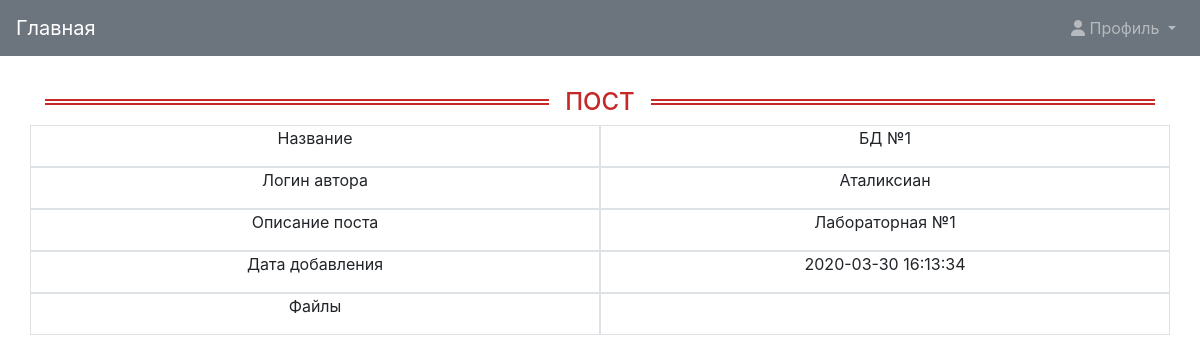
/one_post.php?post_id=16, run on the app's committed database.
### tables this page shows
CREATE TABLE `posts` (
  `post_id` bigint(20) UNSIGNED NOT NULL,
  `post_name` varchar(255) NOT NULL,
  `user_name` varchar(255) NOT NULL,
  `post_description` varchar(500) NOT NULL,
  `date_add` datetime NOT NULL
);

### one_post.php (the view, shortened to what this page needs)
<?php include_once ('session.php');
include_once ('Include/connection.php');
include_once ('Include/css_connect.php');
require ('header.php');
$base='posts';
$id=$_GET['post_id'];
$sql2= "SELECT * FROM $base WHERE post_id=:id";
$result = $connection->prepare($sql2);
$result->bindParam(':id',$id,PDO::PARAM_INT);
$result->execute();
$myString=$result->fetch();
$dirMain='public/files_student/'.$id.'/';
$filesPath=scandir($dirMain);
unset($filesPath[0], $filesPath[1]);
?>
<div class="container margin-15">
    <div class="header-h1 header-h1-center">
        <h1>Пост</h1>
    </div>
    <div class="row row-cols-2">
        <div class="col myDiv hovers"><p class="text-center">Название</p></div>
        <div class="col myDiv"><p class="text-center"><?=$myString['post_name']?></p></div>
    </div>
    <div class="row row-cols-2">
        <div class="col myDiv hovers"><p class="text-center">Логин автора</p></div>
        <div class="col myDiv"><p class="text-center"><?=$myString['user_name']?></p></div>
    </div>
    <div class="row row-cols-2">
        <div class="col myDiv hovers"><p class="text-center">Описание поста</p></div>
        <div class="col myDiv"><p class="text-center"><?=$myString['post_description']?></p></div>
    </div>
    <div class="row row-cols-2">
        <div class="col myDiv hovers"><p class="text-center">Дата добавления</p></div>
        <div class="col myDiv"><p class="text-center"><?=$myString['date_add']?></p></div>
    </div>
    <div class="row row-cols-2">
        <div class="col myDiv hovers"><p class="text-center">Файлы</p></div>
        <div class="col myDiv"><?=addLinks($filesPath,$dirMain)?></div>
    </div>
</div>

### public/css/style.css (style rules this page uses)
.myDiv { border: 1px solid #dee2e6!important; overflow: auto; }
.hovers { cursor: pointer; }
.header-h1 { position: relative; margin-bottom: .5rem; }
.header-h1::after { content: ""; position: absolute; border-top: 2px solid #c62828; border-bottom: 2px solid #c62828; height: .375rem; left: 0; top: 50%; width: 100%; transform: translateY(-50%); z-index: -999; }
.header-h1 h1 { font-size: 1.5rem; color: #c62828; display: inline-block; background: #fff; margin-bottom: 0; padding-right: 1rem; text-transform: uppercase; }
.header-h1-center { text-align: center; }
.header-h1-center h1 { padding-left: 1rem; }
.margin-15 { margin-top: 2rem; }

### data on the page
posts: post_name "БД №1", user_name "Аталиксиан", post_description "Лабораторная №1", date_add "2020-03-30 16:13:34"
